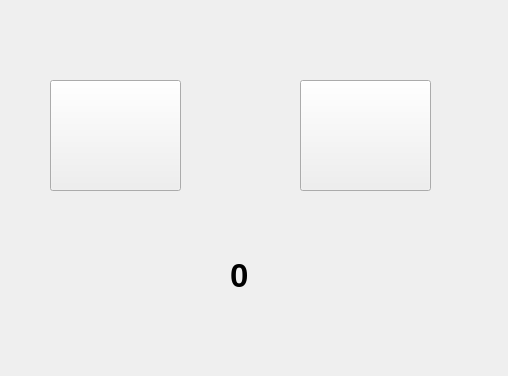
<?xml version="1.0" encoding="UTF-8"?>
<ui version="4.0">
 <class>Form</class>
 <widget class="QWidget" name="Form">
  <property name="geometry">
   <rect>
    <x>0</x>
    <y>0</y>
    <width>508</width>
    <height>376</height>
   </rect>
  </property>
  <property name="windowTitle">
   <string>Dondurma</string>
  </property>
  <property name="windowIcon">
   <iconset resource="ikonlar.qrc">
    <normaloff>:/dondurma/dondurma.ico</normaloff>:/dondurma/dondurma.ico</iconset>
  </property>
  <widget class="QPushButton" name="pushButton">
   <property name="geometry">
    <rect>
     <x>50</x>
     <y>80</y>
     <width>131</width>
     <height>111</height>
    </rect>
   </property>
   <property name="font">
    <font>
     <pointsize>25</pointsize>
     <weight>75</weight>
     <bold>true</bold>
    </font>
   </property>
   <property name="text">
    <string/>
   </property>
   <property name="icon">
    <iconset resource="ikonlar.qrc">
     <normaloff>:/arti/arttir.ico</normaloff>:/arti/arttir.ico</iconset>
   </property>
  </widget>
  <widget class="QPushButton" name="pushButton_2">
   <property name="geometry">
    <rect>
     <x>300</x>
     <y>80</y>
     <width>131</width>
     <height>111</height>
    </rect>
   </property>
   <property name="font">
    <font>
     <pointsize>25</pointsize>
     <weight>75</weight>
     <bold>true</bold>
    </font>
   </property>
   <property name="text">
    <string/>
   </property>
   <property name="icon">
    <iconset resource="ikonlar.qrc">
     <normaloff>:/eksi/azalt.ico</normaloff>:/eksi/azalt.ico</iconset>
   </property>
  </widget>
  <widget class="QLabel" name="label">
   <property name="geometry">
    <rect>
     <x>230</x>
     <y>230</y>
     <width>101</width>
     <height>91</height>
    </rect>
   </property>
   <property name="font">
    <font>
     <pointsize>25</pointsize>
     <weight>75</weight>
     <bold>true</bold>
    </font>
   </property>
   <property name="text">
    <string>0</string>
   </property>
  </widget>
 </widget>
 <resources>
  <include location="ikonlar.qrc"/>
 </resources>
 <connections/>
</ui>
